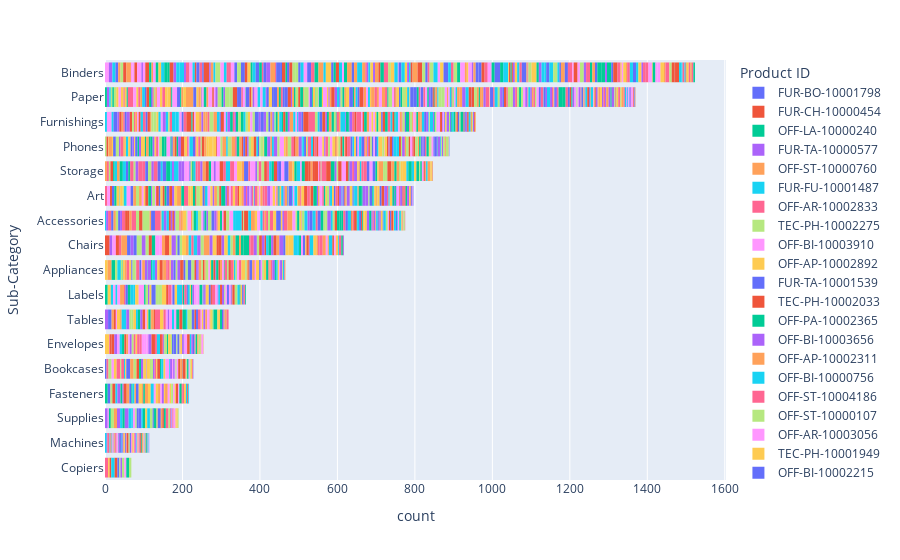

Write notebook code for a chart like this one.
### Markdown cell above
Number of products per Sub-Category

### Code cell
fig = px.histogram(data, y="Sub-Category", color="Product ID").update_yaxes(categoryorder='total ascending')
fig.show()
